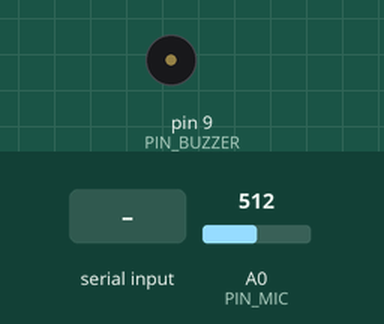
This sketch was run on a simulated Arduino Uno, built with avr-gcc and run on an emulated ATmega328P. Parts: buzzer (waves = sounding). Inputs (shaded band) come from the test bench; at power-on: A0 (PIN_MIC) = 512. What the sketch prints to the serial monitor is not drawn.

Above: at 1.2 s.
1.3 s: "M" received over Serial
Timing chart, 0 to 4.3 s (numbered marks = the images above; inputs shaded):
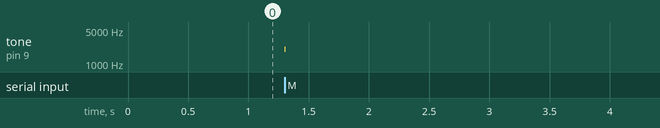

The sketch:

sketch_radar.ino
```cpp
const int PIN_BUZZER = 9;
const int PIN_MIC = A0;

const int NUM_MUESTRAS = 600;      // 60 ms de grabación total a 10 kHz
const int FREC_TONO = 2000;
const unsigned long PERIODO_US = 100;
const unsigned long DURACION_PULSO_US = 10000; // 10 ms de tono para resonancia real

uint16_t muestras[NUM_MUESTRAS];

void setup() {
  // analogReference(INTERNAL);
  Serial.begin(115200);
  pinMode(PIN_BUZZER, OUTPUT);
  digitalWrite(PIN_BUZZER, LOW);
  ADCSRA = (ADCSRA & 0b11111000) | 0b00000110; // ADC acelerado a 10 kHz
}

void loop() {
  if (Serial.available() > 0) {
    char comando = Serial.read();
    if (comando == 'M' || comando == 'm') {

      unsigned long t_inicio = micros();
      unsigned long siguiente_muestra = t_inicio;

      tone(PIN_BUZZER, FREC_TONO);

      for (int i = 0; i < NUM_MUESTRAS; i++) {
        while ((long)(micros() - siguiente_muestra) < 0) {}

        muestras[i] = analogRead(PIN_MIC);

        // Apaga el buzzer tras 10 ms (muestra 100)
        if ((unsigned long)(micros() - t_inicio) >= DURACION_PULSO_US) {
          noTone(PIN_BUZZER);
          digitalWrite(PIN_BUZZER, LOW);
        }

        siguiente_muestra += PERIODO_US;
      }

      noTone(PIN_BUZZER);
      digitalWrite(PIN_BUZZER, LOW);

      for (int i = 0; i < NUM_MUESTRAS; i++) {
        Serial.println(muestras[i]);
      }
    }
  }
}
```

Measured:
- after the input at 1.3 s, tone on pin 9 (PIN_BUZZER): silent → 2000 Hz at once, → silent 0.01 s later
